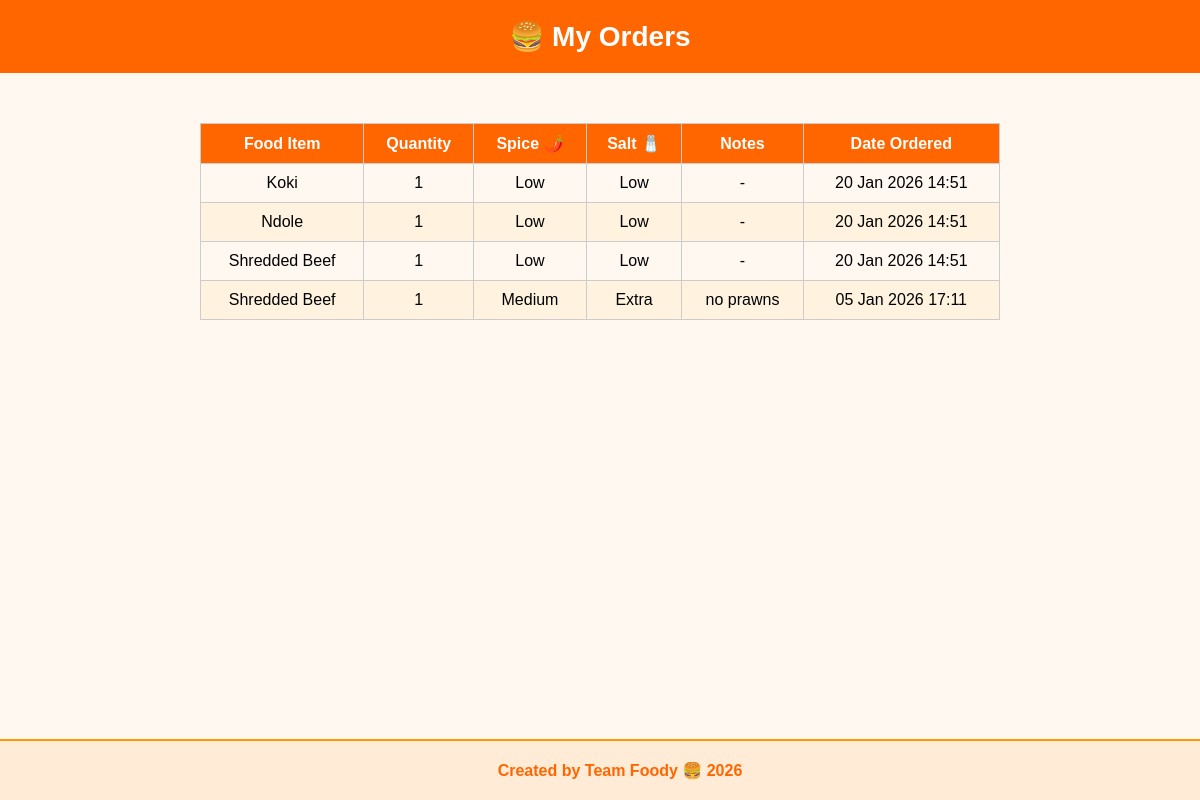
The page /accounts/orders/ (signed in) on the database its author committed.
### accounts/models.py (models this page shows, shortened)
class Order(models.Model):
    STATUS_CHOICES = [
        ('pending', 'Pending'),
        ('preparing', 'Preparing'),
        ('delivered', 'Delivered'),
    ]
    SPICE_CHOICES = [
        ('Low', 'Low'),
        ('Medium', 'Medium'),
        ('Hot', 'Hot')
    ]
    SALT_CHOICES = [
        ('Low', 'Low'),
        ('Normal', 'Normal'),
        ('Extra', 'Extra')
    ]
    user = models.ForeignKey(User, on_delete=models.CASCADE)
    food_item = models.CharField(max_length=100)
    quantity = models.PositiveIntegerField(default=1)
    spice_level = models.CharField(max_length=10, choices=SPICE_CHOICES)
    salt_level = models.CharField(max_length=10, choices=SALT_CHOICES)
    notes = models.TextField(blank=True, null=True)
    status = models.CharField(
        max_length=20,
        choices=STATUS_CHOICES,
        default='pending'
    )
    created_at = models.DateTimeField(auto_now_add=True)

### accounts/views.py (the view)
# urls.py: path('orders/', views.order_history, name='order_history'),
@login_required
def order_history(request):
    orders = Order.objects.filter(user=request.user).order_by('-created_at')
    return render(request, 'order_history.html', {'orders': orders})

### templates/order_history.html (shortened to what this page needs)
<!DOCTYPE html>
<html lang="en">
<head>
</head>
<body>
<header>🍔 My Orders</header>
<div class="container">
    {% if orders %}
    <table>
        <thead>
            <tr>
                <th>Food Item</th>
                <th>Quantity</th>
                <th>Spice 🌶️</th>
                <th>Salt 🧂</th>
                <th>Notes</th>
                <th>Date Ordered</th>
            </tr>
        </thead>
        <tbody>
            {% for order in orders %}
            <tr>
                <td>{{ order.food_item }}</td>
                <td>{{ order.quantity }}</td>
                <td>{{ order.spice_level }}</td>
                <td>{{ order.salt_level }}</td>
                <td>{{ order.notes|default:"-" }}</td>
                <td>{{ order.created_at|date:"d M Y H:i" }}</td>
            </tr>
            {% endfor %}
        </tbody>
    </table>
    {% else %}
        <p style="text-align:center; font-weight:bold; margin-top:20px;">You have no past orders.</p>
    {% endif %}
</div>
<footer>
    Created by Team Foody 🍔 2026
</footer>
</body>
</html>

### templates/order_history.html (style rules this page uses)
body { font-family: Arial, sans-serif; background: #fff8f0; margin: 0; padding: 0; }
header { background: #ff6600; color: white; padding: 20px; text-align: center; font-size: 28px; font-weight: bold; }
.container { padding: 30px; max-width: 800px; margin: auto; }
table { width: 100%; border-collapse: collapse; margin-top: 20px; }
th, td { border: 1px solid #ccc; padding: 10px; text-align: center; }
th { background: #ff6600; color: white; }
tr:nth-child(even) { background: #fff3e0; }
footer { text-align: center; padding: 20px; background:#ffebd6; border-top:2px solid #ff9900; font-weight:bold; color:#ff6600; position: fixed; width:100%; bottom:0; }

### rows shown on the page
Order: food_item "Koki", quantity "1", spice_level "Low", salt_level "Low", notes "-", created_at "20 Jan 2026 14:51"
Order: food_item "Ndole", quantity "1", spice_level "Low", salt_level "Low", notes "-", created_at "20 Jan 2026 14:51"
Order: food_item "Shredded Beef", quantity "1", spice_level "Low", salt_level "Low", notes "-", created_at "20 Jan 2026 14:51"
Order: food_item "Shredded Beef", quantity "1", spice_level "Medium", salt_level "Extra", notes "no prawns", created_at "05 Jan 2026 17:11"
